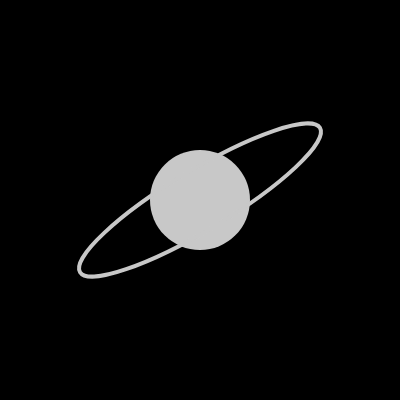
Frame 1 (no input)
Frame 60 (no input): identical to frame 1, image omitted
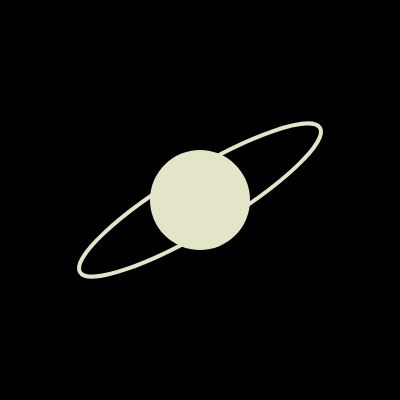
Frame 120 (the mouse pressed at the canvas centre since frame 60)

The p5.js sketch that drew these frames (run headless with seeded random() and noise() and a simulated clock; from frame 60 on, the mouse is pressed at the canvas centre):

// p5.js sketch
// ── sketch.js
var counter = 0;
//var factor = 0;
var r = 50;
var pi = 3.14;
let extraCanvas;

function setup() {
  createCanvas(400, 400);
  extraCanvas = createGraphics(400, 400);
  extraCanvas.clear();
  frameRate(60);
  smooth();
  colorMode(RGB);
}

function draw() {

  background(0);
  stroke(125);
  //the big planet
  //color changing module

  let colR = map(mouseX, 0, 400, 200, 255);
  let colG = map(mouseY, 0, 400, 200, 255);
  let colB = map(mouseX - mouseY, 0, 400, 200, 255);
  fill(colR, colG, colB);
  noStroke();
  //itself
  ellipse(width / 2, height / 2, r * 2, r * 2);

  //Click the mouse and to draw a star
  if (mouseIsPressed) {

    extraCanvas.fill(colR, colG, colB);
    extraCanvas.noStroke();
    extraCanvas.quad(mouseX, mouseY - 10, mouseX + 5, mouseY, mouseX, mouseY + 20, mouseX - 5, mouseY);

  }
  image(extraCanvas, 0, 0);

  //its orbit
  translate(width / 2, height / 2);
  stroke(colR, colG, colB);
  rotate(2.6);
  strokeWeight(4);
  noFill();
  ellipse(0, 0, 280, 60);

  //tiny stars around the planet appear randomly
  noStroke();
  fill(random(125, 255));
  ellipse(random(0, width), random(0, height), random(2, 5), random(2, 5));

}

// https://editor.p5js.org/BoweiXx/sketches/-okuF-qPT
